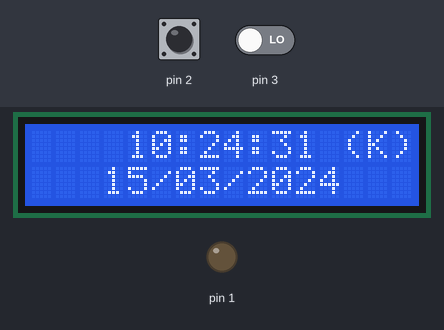
Bench run of a sketch on a simulated Arduino Uno, built with avr-gcc and run on an emulated ATmega328P. Parts: 16×2 character LCD, output pins drawn as LEDs (lit = HIGH). The test bench sets the inputs (shaded band); at power-on: pin 2 HIGH, pin 3 LOW. The local clock reads 2024-03-15 10:24:30 at power-on unless the sketch sets it.

Above: at 1.2 s.
1.3 s: pin 2 driven LOW
2.8 s: pin 3 driven HIGH
At 2.93 s:
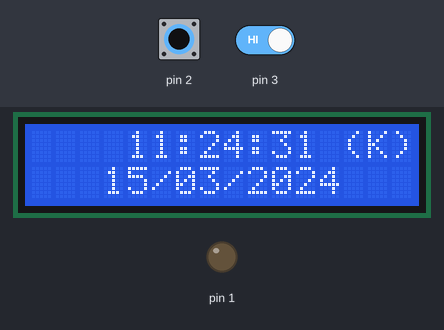
4.3 s: pin 2 pulsed HIGH 5 times (0.12 s each, 0.3 s apart)
At 5.2 s:
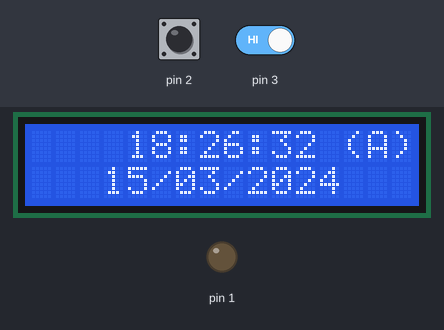
7.3 s: pin 2 pulsed HIGH 2 times (0.12 s each, 0.3 s apart)
At 7.87 s:
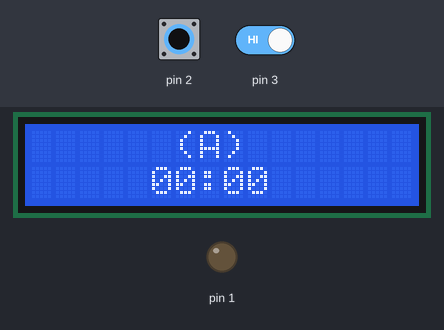

The sketch:

sketch_apr02a.ino
```cpp
#include <LiquidCrystal.h>
#include <Wire.h>
#include "RTClib.h"

DateTime simdi;
RTC_DS1307 rtc;
LiquidCrystal lcd(12, 11, 7, 6, 5, 4);
long simdikizaman=millis();
long eskizaman=millis();
long lcd_eskizaman=millis();
long cursor_eskizaman=millis();

long debounce_sure = 100;
volatile unsigned long onceki_micros;

byte st=0,dk=0,sn=0,gn=0,ay=0;int yil=0;
byte a_st=0,a_dk;
char alarm = 'K';

int mode=0;
int ekran=0;

void setup() {
  pinMode(2,INPUT);
  pinMode(3,INPUT);
  pinMode(1,OUTPUT);
  rtc.begin();
  attachInterrupt(0, Mode_Buton, FALLING);
  lcd.begin(16, 2);
  lcd.noCursor();

}
void ekran_yaz(){
  if(simdikizaman-lcd_eskizaman>100){
    if(ekran==0){
      //lcd.clear();
      lcd.setCursor(4,0);
      if(st<10) lcd.print("0");
      lcd.print(st,DEC);
      lcd.print(":");
      if(dk<10) lcd.print("0");
      lcd.print(dk,DEC);
      lcd.print(":");
      if(sn<10) lcd.print("0");
      lcd.print(sn,DEC);
      lcd.setCursor(13,0);
      lcd.print("(");
      lcd.print(alarm);
      lcd.print(")");
      lcd.setCursor(3,1);
      if(gn<10) lcd.print("0");
      lcd.print(gn,DEC);
      lcd.print("/");
      if(ay<10) lcd.print("0");
      lcd.print(ay,DEC);
      lcd.print("/");
      lcd.print(yil,DEC);
      lcd_eskizaman=simdikizaman;
    }else{
      lcd.clear();
      lcd.setCursor(6,0);
      lcd.print("(");
      lcd.print(alarm);
      lcd.print(")");
      lcd.setCursor(5,1);
      if(a_st<10) lcd.print("0");
      lcd.print(a_st,DEC);
      lcd.print(":");
      if(a_dk<10)lcd.print("0");
      lcd.print(a_dk,DEC);
      lcd_eskizaman=simdikizaman;
    }
  }
}
void loop() {
  simdikizaman=millis();
  if(ekran==0){
    switch(mode){
      case 0:
        simdi = rtc.now();
        lcd.noCursor();
        st= simdi.hour();
        dk = simdi.minute();
        sn = simdi.second();
        gn = simdi.day();
        ay = simdi.month();
        yil= simdi.year();
        ekran_yaz();
      break;
      case 10:
        cursor_blink(5,0);//saat
        rtc.adjust(DateTime(yil,ay,gn,st,dk,sn));
      break;
      case 20:
        cursor_blink(8,0);
        rtc.adjust(DateTime(yil,ay,gn,st,dk,sn));
      break;
      case 30:
        cursor_blink(11,0);
        rtc.adjust(DateTime(yil,ay,gn,st,dk,sn));
      break;
      case 40:
        cursor_blink(14,0);
        rtc.adjust(DateTime(yil,ay,gn,st,dk,sn));
      break;
      case 50:
        cursor_blink(4,1);
        rtc.adjust(DateTime(yil,ay,gn,st,dk,sn));
      break;
      case 60:
        cursor_blink(7,1);
        rtc.adjust(DateTime(yil,ay,gn,st,dk,sn));
      break;
      case 70:
        cursor_blink(12,1);
        rtc.adjust(DateTime(yil,ay,gn,st,dk,sn));
      break;
      case 80:
        ekran=1;
        mode=10;
        ekran_yaz();
      break;
    }
  }else{
    switch(mode){
      case 10:
        cursor_blink(7,0);
      break;
      case 20:
        cursor_blink(6,1);
      break;
      case 30:
        cursor_blink(9,1);
      break;
      case 40:
        ekran=0;
        mode=0;
      break;
    }
  }

  if(digitalRead(3)==HIGH){
    delay(50);
    if((simdikizaman-eskizaman>200) & digitalRead(3)==HIGH){
      Say_Buton();
      eskizaman=simdikizaman;
    }
  }

  if(alarm=='A'){
    if(a_st == st & a_dk==dk){
      digitalWrite(1,HIGH);
    }else{
      digitalWrite(1,LOW);
      }
  }else{
    digitalWrite(1,LOW);
  }
}
void cursor_blink(byte sutun,byte satir){
  if(simdikizaman-cursor_eskizaman >=0 & simdikizaman-cursor_eskizaman <100){
    lcd.cursor();
    lcd.setCursor(sutun,satir);
  }else if(simdikizaman-cursor_eskizaman >=100 & simdikizaman-cursor_eskizaman <=200){
    lcd.noCursor();
  }else{
    cursor_eskizaman = simdikizaman;
  }

}
void Mode_Buton(){
  if((long)(micros() - onceki_micros) >= debounce_sure * 1000) {
    mode+=10;
    if(mode==90)mode=0;
    onceki_micros = micros();
  }
}
void Say_Buton(){
  if(ekran==0){
    switch(mode){
      case 10:
        st++;
        if(st==24)st=0;
      break;
      case 20:
        dk++;
        if(dk==60)dk=0;
      break;
      case 30:
        sn++;
        if(sn==60)sn=0;
      break;
      case 40:
        if(alarm=='K')alarm='A';
        else alarm='K';
      break;
      case 50:
        gn++;
        if(gn==32)gn=1;
      break;
      case 60:
        ay++;
        if(ay==13)ay=1;
      break;
      case 70:
        yil++;
        if(yil==2100)yil=1970;
      break;
      }
  }else{
      switch(mode){
      case 10:
        if(alarm=='K')alarm='A';
        else alarm='K';
      break;
      case 20:
        a_st++;
        if(a_st==24)a_st=0;
      break;
      case 30:
        a_dk++;
        if(a_dk==60)a_dk=0;
      break;
      }
  }
  ekran_yaz();
}
```

Measured:
- after the input at 2.8 s, the display: first differs from a run without the input after 0.05 s (image 1)
